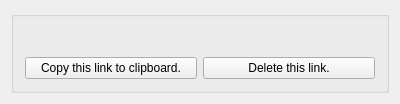
<ui version="4.0" >
 <class>uploadedfileatomicClass</class>
 <widget class="QWidget" name="uploadedfileatomicClass" >
  <property name="geometry" >
   <rect>
    <x>0</x>
    <y>0</y>
    <width>400</width>
    <height>104</height>
   </rect>
  </property>
  <property name="minimumSize" >
   <size>
    <width>400</width>
    <height>104</height>
   </size>
  </property>
  <property name="maximumSize" >
   <size>
    <width>9999</width>
    <height>104</height>
   </size>
  </property>
  <property name="windowTitle" >
   <string>uploadedfileatomic</string>
  </property>
  <layout class="QHBoxLayout" name="horizontalLayout_2" >
   <item>
    <widget class="QGroupBox" name="groupBox" >
     <property name="title" >
      <string/>
     </property>
     <layout class="QHBoxLayout" name="horizontalLayout_3" >
      <item>
       <layout class="QVBoxLayout" name="verticalLayout" >
        <item>
         <widget class="QLabel" name="label" >
          <property name="minimumSize" >
           <size>
            <width>200</width>
            <height>25</height>
           </size>
          </property>
          <property name="text" >
           <string/>
          </property>
         </widget>
        </item>
        <item>
         <layout class="QHBoxLayout" name="horizontalLayout" >
          <item>
           <widget class="QPushButton" name="copy" >
            <property name="maximumSize" >
             <size>
              <width>9999</width>
              <height>16777215</height>
             </size>
            </property>
            <property name="text" >
             <string>Copy this link to clipboard.</string>
            </property>
           </widget>
          </item>
          <item>
           <widget class="QPushButton" name="del" >
            <property name="maximumSize" >
             <size>
              <width>2009999</width>
              <height>16777215</height>
             </size>
            </property>
            <property name="text" >
             <string>Delete this link.</string>
            </property>
           </widget>
          </item>
         </layout>
        </item>
       </layout>
      </item>
     </layout>
    </widget>
   </item>
  </layout>
 </widget>
 <layoutdefault spacing="6" margin="11" />
 <resources/>
 <connections/>
</ui>
